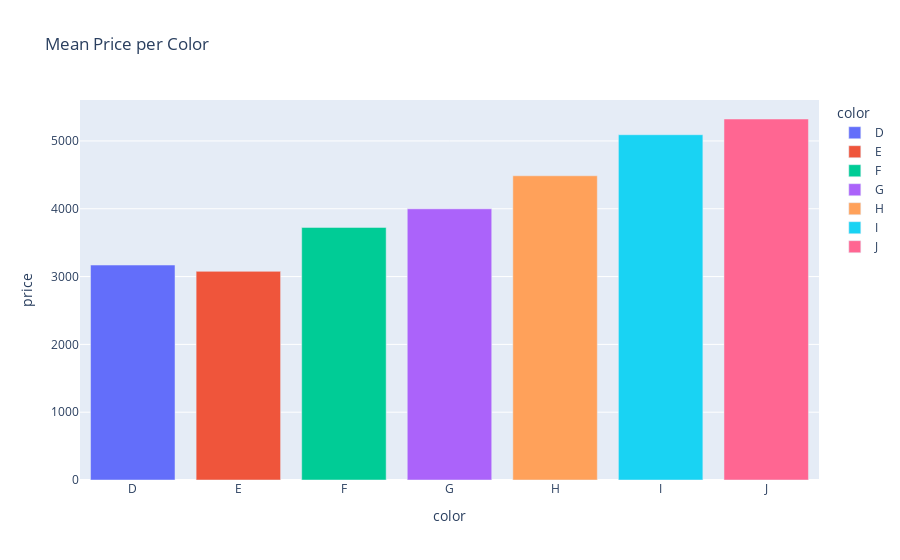

Notebook source saved alongside this figure:
### Code cell
# Mean price per color
meanPriceColor = df1.groupby(['color'], as_index=False)['price'].agg(np.mean)
print(meanPriceColor)
fig = px.bar(meanPriceColor, x='color',y='price', color='color', title='Mean Price per Color' )
fig.show();

### Figure 1 — Plotly figure (JSON) as saved in the notebook; plotly's stock layout.template omitted (floating-point values rounded to 4 significant figures)
{"data": [{"alignmentgroup": "True", "hovertemplate": "color=%{x}<br>price=%{y}<extra></extra>", "legendgroup": "D", "marker": {"color": "#636efa", "pattern": {"shape": ""}}, "name": "D", "offsetgroup": "D", "orientation": "v", "showlegend": true, "textposition": "auto", "type": "bar", "x": ["D"], "xaxis": "x", "y": [3170.0], "yaxis": "y"}, {"alignmentgroup": "True", "hovertemplate": "color=%{x}<br>price=%{y}<extra></extra>", "legendgroup": "E", "marker": {"color": "#EF553B", "pattern": {"shape": ""}}, "name": "E", "offsetgroup": "E", "orientation": "v", "showlegend": true, "textposition": "auto", "type": "bar", "x": ["E"], "xaxis": "x", "y": [3077.0], "yaxis": "y"}, {"alignmentgroup": "True", "hovertemplate": "color=%{x}<br>price=%{y}<extra></extra>", "legendgroup": "F", "marker": {"color": "#00cc96", "pattern": {"shape": ""}}, "name": "F", "offsetgroup": "F", "orientation": "v", "showlegend": true, "textposition": "auto", "type": "bar", "x": ["F"], "xaxis": "x", "y": [3725.0], "yaxis": "y"}, {"alignmentgroup": "True", "hovertemplate": "color=%{x}<br>price=%{y}<extra></extra>", "legendgroup": "G", "marker": {"color": "#ab63fa", "pattern": {"shape": ""}}, "name": "G", "offsetgroup": "G", "orientation": "v", "showlegend": true, "textposition": "auto", "type": "bar", "x": ["G"], "xaxis": "x", "y": [3999.0], "yaxis": "y"}, {"alignmentgroup": "True", "hovertemplate": "color=%{x}<br>price=%{y}<extra></extra>", "legendgroup": "H", "marker": {"color": "#FFA15A", "pattern": {"shape": ""}}, "name": "H", "offsetgroup": "H", "orientation": "v", "showlegend": true, "textposition": "auto", "type": "bar", "x": ["H"], "xaxis": "x", "y": [4487.0], "yaxis": "y"}, {"alignmentgroup": "True", "hovertemplate": "color=%{x}<br>price=%{y}<extra></extra>", "legendgroup": "I", "marker": {"color": "#19d3f3", "pattern": {"shape": ""}}, "name": "I", "offsetgroup": "I", "orientation": "v", "showlegend": true, "textposition": "auto", "type": "bar", "x": ["I"], "xaxis": "x", "y": [5092.0], "yaxis": "y"}, {"alignmentgroup": "True", "hovertemplate": "color=%{x}<br>price=%{y}<extra></extra>", "legendgroup": "J", "marker": {"color": "#FF6692", "pattern": {"shape": ""}}, "name": "J", "offsetgroup": "J", "orientation": "v", "showlegend": true, "textposition": "auto", "type": "bar", "x": ["J"], "xaxis": "x", "y": [5324.0], "yaxis": "y"}], "layout": {"barmode": "relative", "legend": {"title": {"text": "color"}, "tracegroupgap": 0}, "title": {"text": "Mean Price per Color"}, "xaxis": {"anchor": "y", "categoryarray": ["D", "E", "F", "G", "H", "I", "J"], "categoryorder": "array", "domain": [0, 1], "title": {"text": "color"}}, "yaxis": {"anchor": "x", "domain": [0, 1], "title": {"text": "price"}}}}
